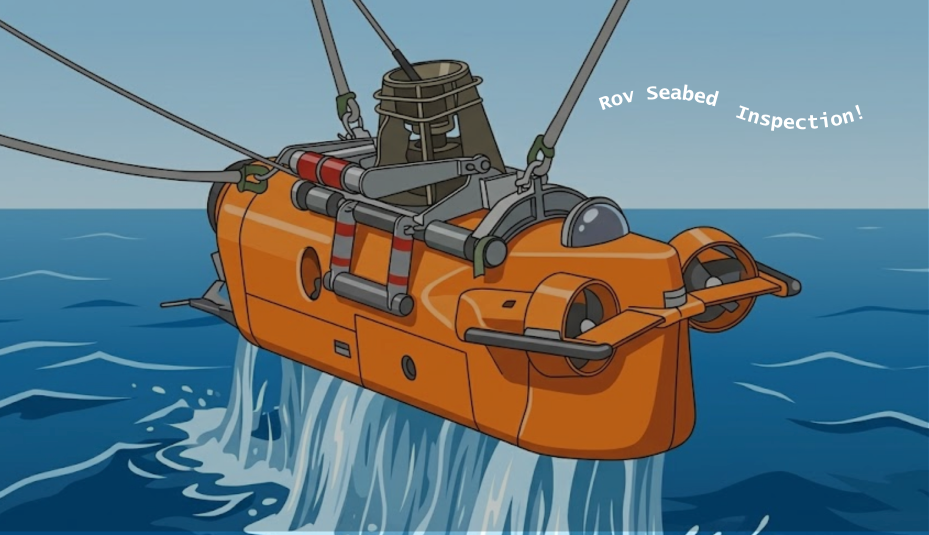
#> input picture Business.png, 1858 x 1070 px (shown at 1/2 size)
$ python -i features.py   (imports and definitions only)   (older library calls are emulated)
#> lines starting #> are read from the running program, lines starting #| are printed output that depends on the picture
#> further down, picture is the input picture: shape (1070, 1858, 3); mean B, G, R 130, 121, 99.6
"""Compact classical visual descriptors for seabed frame novelty."""

from __future__ import annotations

import cv2
import numpy as np


def l2_normalize(vector: np.ndarray) -> np.ndarray:
    """Return a float32 vector with unit L2 norm when possible."""

    vector = vector.astype(np.float32, copy=False)
    norm = float(np.linalg.norm(vector))
    if norm == 0.0:
        return vector
    return vector / norm


def compute_visual_descriptor(frame: np.ndarray, size: tuple[int, int] = (160, 90)) -> np.ndarray:
    """Build a normalized color and texture descriptor for one frame."""
#> called with size = (160, 90)

    small = cv2.resize(frame, size, interpolation=cv2.INTER_AREA)
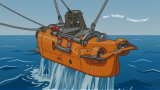
#> small: shape (90, 160, 3); mean B, G, R 130, 121, 99.6
    hsv = cv2.cvtColor(small, cv2.COLOR_BGR2HSV)
#> hsv: shape (90, 160, 3); mean H, S, V 80.2, 129.2, 152.6
    gray = cv2.cvtColor(small, cv2.COLOR_BGR2GRAY)
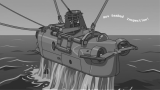
#> gray: shape (90, 160); min 39, max 230, mean 115.7

    color_hist = cv2.calcHist(
        [hsv],
        channels=[0, 1],
        mask=None,
        histSize=[16, 8],
        ranges=[0, 180, 0, 256],
    ).flatten()
#> color_hist = 128 values, max 3075 at index 66, min 0 at index 19, mean 112.5
    color_hist = color_hist / max(float(color_hist.sum()), 1.0)
#> color_hist = 128 values, max 0.214 at index 66, min 0 at index 19, mean 0.00781

    gray_hist = cv2.calcHist(
        [gray],
        channels=[0],
        mask=None,
        histSize=[16],
        ranges=[0, 256],
    ).flatten()
#> gray_hist = [0, 0, 488, 901, 2279, 1563, 1517, 2250, 452, 2011, 2696, 160, 46, 34, 3, 0]
    gray_hist = gray_hist / max(float(gray_hist.sum()), 1.0)
#> gray_hist = [0, 0, 0.0339, 0.0626, 0.158, 0.109, 0.105, 0.156, 0.0314, 0.14, 0.187, 0.0111, 0.00319, 0.00236, 0.000208, 0]

    edges = cv2.Canny(gray, threshold1=50, threshold2=150)
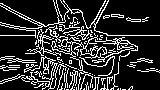
#> edges: shape (90, 160); 19% white in thin lines or dots
    edge_density = np.count_nonzero(edges) / edges.size
#> edge_density = 0.19
    laplacian_var = cv2.Laplacian(gray, cv2.CV_64F).var()
#> laplacian_var = 1613.5
    texture_stats = np.array(
        [
            edge_density,
            gray.mean() / 255.0,
            gray.std() / 255.0,
            min(laplacian_var / 1000.0, 1.0),
        ],
        dtype=np.float32,
    )
#> texture_stats = [0.19, 0.454, 0.159, 1]

    descriptor = np.concatenate(
        [
            color_hist.astype(np.float32),
            gray_hist.astype(np.float32),
            texture_stats,
        ]
    )
#> descriptor = 148 values, max 1 at index 147, min 0 at index 19, mean 0.0257
    return l2_normalize(descriptor)
#> in l2_normalize, `vector = vector.astype(np.float32, copy=False)`: vector has the same summary as descriptor in compute_visual_descriptor
#> in l2_normalize, `norm = float(np.linalg.norm(vector))`: norm = 1.22


def cosine_distance(left: np.ndarray, right: np.ndarray) -> float:
    """Compute cosine distance between two descriptor vectors."""

    left_norm = float(np.linalg.norm(left))
    right_norm = float(np.linalg.norm(right))
    if left_norm == 0.0 or right_norm == 0.0:
        return 1.0
    similarity = float(np.dot(left, right) / (left_norm * right_norm))
    similarity = max(-1.0, min(1.0, similarity))
    return 1.0 - similarity

>>> import cv2
>>> picture = cv2.imread('../../Business.png')
>>> result = compute_visual_descriptor(picture)
#> result = 148 values, max 0.818 at index 147, min 0 at index 19, mean 0.021
